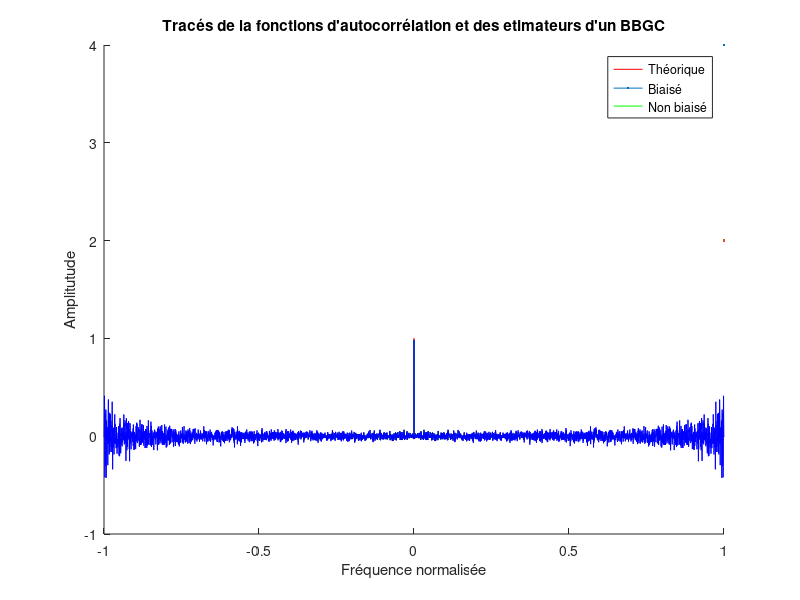
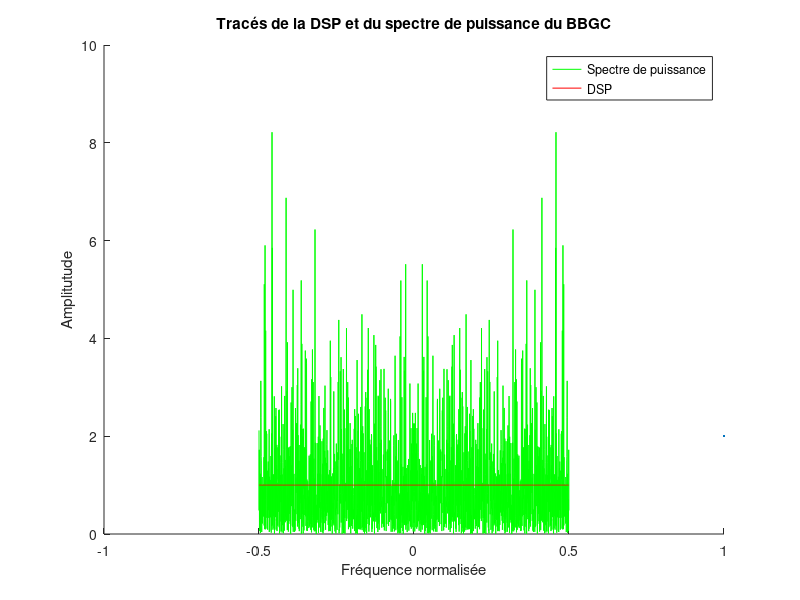

Source code (MATLAB) for these figures, in order: (Note: this script raises an error after producing the figures.)
%% Préparation répertoire de travail
clear 
close all
clc

%load("../data/signal_radar_config1.mat")
%addpath("../data");

%% Préliminaire 1
% Paramètres
N = 2048;
sig2 = 1;

% Genration d'un bbgc
bruit = randn(1, N) * sqrt(sig2);

% Fonction d'autocorrélation et estimateurs
xcorr_normalized = xcorr(bruit, N, 'normalized');
xcorr_biased = xcorr(bruit, N, 'biased');
xcorr_unbiased = xcorr(bruit, N, 'unbiased');
freq_corr = -1:1/N:1;

% DSP et spectre de puissance
spectre_puiss = (abs(fftshift(fft(bruit,N))).^2)/N;
DSP = sig2*ones(1,N);
freq_puiss = -1/2:1/N:1/2-1/N;

% Tracés des fonctions d'autocorrélations
figure;
hold on;
plot(freq_corr,xcorr_normalized, 'r', LineWidth=4);
plot(freq_corr,xcorr_biased, 'g', LineWidth=2);
plot(freq_corr,xcorr_unbiased, 'b');
hold off;
legend('Théorique','Biaisé', 'Non biaisé');
title("Tracés de la fonctions d'autocorrélation et des etimateurs d'un BBGC");
ylabel('Amplitutude');
xlabel('Fréquence normalisée')

% Tracés DSP et spectre de puissance
figure;
hold on;
plot(freq_puiss, spectre_puiss, 'g');
plot(freq_puiss, DSP, 'r', LineWidth=2);
hold off;
legend('Spectre de puissance', 'DSP');
title('Tracés de la DSP et du spectre de puissance du BBGC');
ylabel('Amplitutude');
xlabel('Fréquence normalisée');

% Périodogramme de Barlett
NFFT = 256;
f = -1/2:1/NFFT:1/2-1/NFFT;

DSP_Bartlett = bartlett(bruit, NFFT);

figure;
subplot(211);
hold on;
plot(f, DSP_Bartlett, 'r', DisplayName='Périodogramme de Bartlett (NFFT points)');
plot(f, DSP(1:NFFT), 'g', DisplayName='Densité spectrale de puissance');
hold off;
legend();
title("Périodogramme de Bartlett et densité spectrale de puissance");
ylabel('Amplitutude');
xlabel('Fréquence normalisée');
subplot(212);
plot(freq_puiss, spectre_puiss, 'b', DisplayName="Spectre de puissance");
legend();
ylabel('Amplitutude');
xlabel('Fréquence normalisée');
title("Spectre de puissance")

% Périodogramme de Welch

overlap = 0.5;
DSP_Welch = welch(bruit, NFFT, overlap);

figure;
subplot(211)
hold on;
plot(f, DSP_Welch, 'r', DisplayName="Périodogramme de Welch (NFFT points)");
plot(f, DSP(1:NFFT), 'g', DisplayName="Densité spectrale de puissance");
hold off;
legend();
title("Périodogramme de Welch et densité spectrale de puissance");
ylabel('Amplitutude');
xlabel('Fréquence normalisée');
subplot(212);
plot(freq_puiss, spectre_puiss, 'b', DisplayName="Spectre de puissance (N points)");
legend();
ylabel('Amplitutude');
xlabel('Fréquence normalisée');
title("Spectre de puissance")

% Périodogramme de Daniell

M = 20;                          % Taille de la fenetre de lissage
DSP_Daniell = daniell(bruit, M);

figure;
subplot(211)
hold on;
plot(freq_puiss, DSP_Daniell, 'r', DisplayName="Périodogramme de Daniell (N points)");
plot(freq_puiss, DSP, 'g', DisplayName="Densité spectrale de puissance");
hold off;
legend();
title("Périodogramme de Daniell et densité spectrale de puissance");
ylabel('Amplitutude');
xlabel('Fréquence normalisée');
subplot(212);
plot(freq_puiss, spectre_puiss, 'b', DisplayName="Spectre de puissance (N points)");
legend();
ylabel('Amplitutude');
xlabel('Fréquence normalisée');
title("Spectre de puissance")

% Corrélogramme

M_correl = N/5;                             % Tronquage, réduit la variance
correlogram = correlogram(bruit, M_correl);
L = length(correlogram);
f_correl = -1/2:1/L:1/2-1/L;

figure;
subplot(211)
hold on;
plot(f_correl, correlogram, 'r', DisplayName="Corrélogramme");
plot(f_correl, DSP(1:L), 'g', DisplayName="Densité spectrale de puissance");
hold off;
legend();
title("Corrélogramme et densité spectrale de puissance");
ylabel('Amplitutude');
xlabel('Fréquence normalisée');
subplot(212);
plot(freq_puiss, spectre_puiss, 'b', DisplayName="Spectre de puissance (N points)");
legend();
ylabel('Amplitutude');
xlabel('Fréquence normalisée');
title("Spectre de puissance")

% Platitude spectrale
%plat_spectrale = geomean(spectre_puiss)/mean(spectre_puiss);

% Platitude spectrale: caractériser le signal

% Expliquer le choix de l'addition recouvrement

%% 2.6 - Base de données de signaux bruités
clc
clear
load("../data/fcno01fz.mat");
load("../data/fcno03fz.mat");
load("../data/fcno04fz.mat");

% Création de la base de donnée de signaux bruités
x1 = fcno01fz;
x2 = fcno03fz;
x3 = fcno04fz;
N_ = length(x3);
x1 = [x1; zeros(N_-length(x1), 1)];  % 0-padding pour mettre les signaux dans une matrice
x2 = [x2; zeros(N_-length(x2), 1)];  % et les filtrer
 
data = [x1, x2, x3];
data_noise = zeros(N_, 9);
associated_noise = zeros(N_, 9);
RSB = 5;
k = 1;
for i=1:9
    [data_noise(:, i), associated_noise(:,i)] = bruitageSignal(data(:,k), RSB);
    RSB = RSB + 5;
    if (RSB == 20)
        RSB = 5;    % On repasse le RSB à 5
        k = k + 1;  % On passe au signal suivant
    end
end

% Méthode de soustraction spectrale
fs = 8000;
DSP_data_noise = abs(fftshift(fft(data_noise(:,1))).^2)/N_;
DSP_noise = abs(fftshift(fft(associated_noise(:,1))).^2)/N_;

DSP_th = abs(fftshift(fft(x1)).^2)/N_;

%stft(data_noise(:,1), fs);

DSP_reconstruct_signal = DSP_data_noise - DSP_noise;

% for i=1:N_
%     new_val = DSP_data_noise(i) - DSP_noise(i);
%     if (new_val < 0)
%         DSP_reconstruct_signal(i) = 0;
%     else
%         DSP_reconstruct_signal(i) = new_val;
%     end
% end

figure;
hold on;
plot(DSP_data_noise,"r", DisplayName="Spectre de puissance signal bruité", LineWidth=2);
plot(DSP_th, "g", DisplayName="Spectre de puissance théorique", LineWidth=3);
plot(DSP_reconstruct_signal, "b", DisplayName="Spectre de puissance du signal reconstruit");
legend();
hold off;

% Affichage des signaux à bruiter (pour vérification)
% figure;
% sgtitle("Premier signal de parole avec bruitage de RSB 5, 10 et 15", fontsize=16);
% subplot(221);
% plot(x1);
% title("Signal de base");
% subplot(222);
% plot(data_noise(:,1));
% title("RSB = 5");
% subplot(223);
% plot(data_noise(:,2));
% title("RSB = 10");
% subplot(224);
% plot(data_noise(:,3));
% title("RSB = 15");
% 
% figure;
% sgtitle("Deuxième signal de parole avec bruitage de RSB 5, 10 et 15", fontsize=16);
% subplot(221);
% plot(x2);
% title("Signal de base");
% subplot(222);
% plot(data_noise(:,4));
% title("RSB = 5");
% subplot(223);
% plot(data_noise(:,5));
% title("RSB = 10");
% subplot(224);
% plot(data_noise(:,6));
% title("RSB = 15");
% 
% figure;
% sgtitle("Troisième signal de parole avec bruitage de RSB 5, 10 et 15", fontsize=16);
% subplot(221);
% plot(x3);
% title("Signal de base");
% subplot(222);
% plot(data_noise(:,7));
% title("RSB = 5");
% subplot(223);
% plot(data_noise(:,8));
% title("RSB = 10");
% subplot(224);
% plot(data_noise(:,8));
% title("RSB = 15");



